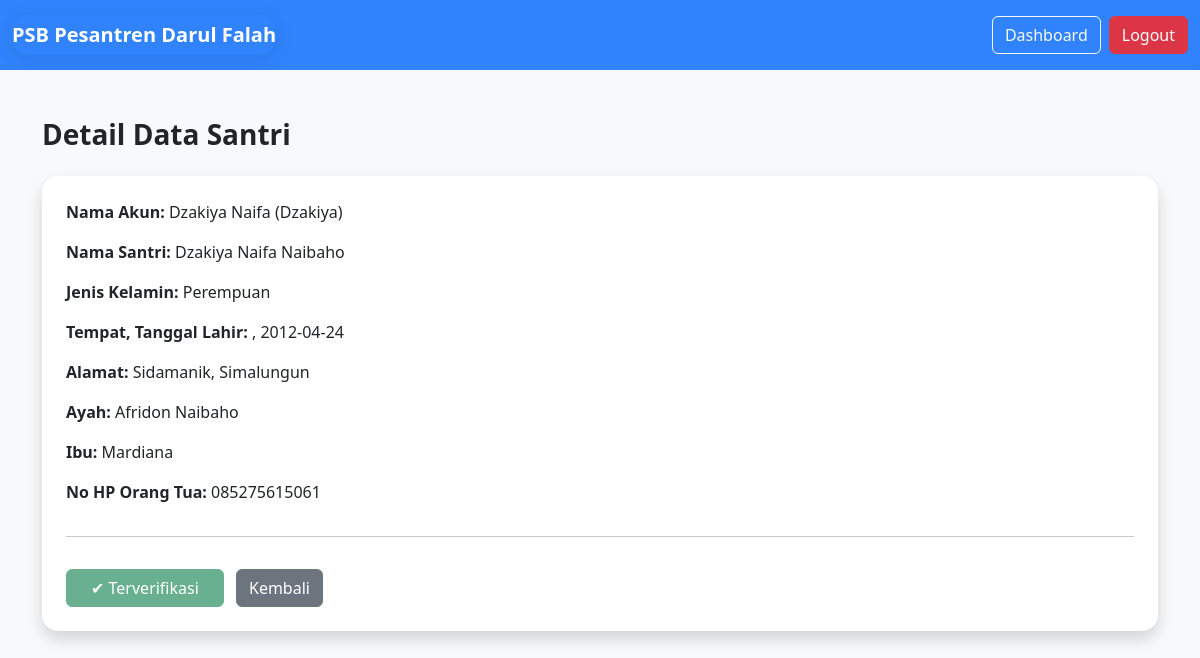
Page /views/admin/santri_detail.php?id=3 (signed in) on the committed database.
### tables this page shows
CREATE TABLE `santri` (
  `id_santri` int(11) NOT NULL AUTO_INCREMENT,
  `id_user` int(11) NOT NULL,
  `nama_santri` varchar(100) DEFAULT NULL,
  `jenis_kelamin` enum('Laki-laki','Perempuan') DEFAULT NULL,
  `tempat_lahir` varchar(100) DEFAULT NULL,
  `tanggal_lahir` date DEFAULT NULL,
  `alamat` text DEFAULT NULL,
  `nama_ayah` varchar(100) DEFAULT NULL,
  `nama_ibu` varchar(100) DEFAULT NULL,
  `no_hp_orang_tua` varchar(20) DEFAULT NULL,
  `created_at` timestamp NOT NULL DEFAULT current_timestamp(),
  `status_verifikasi` enum('pending','verified','rejected') DEFAULT 'pending',
  `bukti_pembayaran` varchar(255) DEFAULT NULL,
  `nilai_ujian` int(11) DEFAULT NULL,
  `status_kelulusan` enum('Lulus','Tidak Lulus','Belum Ujian') DEFAULT 'Belum Ujian',
  PRIMARY KEY (`id_santri`),
  KEY `id_user` (`id_user`),
  CONSTRAINT `santri_ibfk_1` FOREIGN KEY (`id_user`) REFERENCES `users` (`Id_user`)
);

CREATE TABLE `users` (
  `Id_user` int(11) NOT NULL AUTO_INCREMENT,
  `Username` varchar(50) NOT NULL,
  `Password` varchar(255) NOT NULL,
  `Nama_lengkap` varchar(100) NOT NULL,
  `Role` enum('admin','santri') NOT NULL DEFAULT 'santri',
  `created_at` timestamp NOT NULL DEFAULT current_timestamp(),
  PRIMARY KEY (`Id_user`),
  UNIQUE KEY `Username` (`Username`)
);

### views/admin/santri_detail.php (the view, shortened to what this page needs)
<?php
include "../../config/koneksi.php";
$id = $_GET['id'];
$stmt = $koneksi->prepare("
    SELECT s.*, u.nama_lengkap AS nama_user, u.username
    FROM santri s
    JOIN users u ON s.id_user = u.id_user
    WHERE s.id_santri = :id
");
$stmt->execute([
    ':id' => $id
]);
$data = $stmt->fetch();
include "../layouts/header.php";
include "../layouts/navbar.php";
?>
<div class="container py-5">
    <h3 class="fw-semibold mb-4">Detail Data Santri</h3>
    <div class="card shadow border-0 rounded-4 p-4">
        <p><strong>Nama Akun:</strong> <?= $data['nama_user']; ?> (<?= $data['username']; ?>)</p>
        <p><strong>Nama Santri:</strong> <?= $data['nama_santri']; ?></p>
        <p><strong>Jenis Kelamin:</strong> <?= $data['jenis_kelamin']; ?></p>
        <p><strong>Tempat, Tanggal Lahir:</strong> <?= $data['tempat_lahir']; ?>, <?= $data['tanggal_lahir']; ?></p>
        <p><strong>Alamat:</strong> <?= $data['alamat']; ?></p>
        <p><strong>Ayah:</strong> <?= $data['nama_ayah']; ?></p>
        <p><strong>Ibu:</strong> <?= $data['nama_ibu']; ?></p>
        <p><strong>No HP Orang Tua:</strong> <?= $data['no_hp_orang_tua']; ?></p>
        <hr>
        <form action="../../controllers/santri/verifikasi.php" method="POST" class="mt-3">
            <?php if ($data['status_verifikasi'] === 'verified'): ?>
                <button class="btn btn-success px-4" disabled>
                    ✔ Terverifikasi
                </button>
            <?php elseif ($data['status_verifikasi'] === 'rejected'): ?>
                <button class="btn btn-danger px-4" disabled>
                    ✖ Ditolak
                </button>
            <?php endif; ?>
            <a href="dashboard_admin.php" class="btn btn-secondary ms-2">Kembali</a>
        </form>
    </div>
</div>
<?php include "../layouts/footer.php"; ?>

### views/layouts/navbar.php (style rules this page uses)
body { background-color: #f8f9fa; font-family: 'Segoe UI', Tahoma, Geneva, Verdana, sans-serif; }
.navbar-brand, .card { border-radius: 1rem; box-shadow: 0 4px 20px rgba(0, 0, 0, 0.08); }

### rows in the picture
santri: id_user.Nama_lengkap "Dzakiya Naifa", id_user.Username "Dzakiya", nama_santri "Dzakiya Naifa Naibaho", jenis_kelamin "Perempuan", tanggal_lahir "2012-04-24", alamat "Sidamanik, Simalungun", nama_ayah "Afridon Naibaho", nama_ibu "Mardiana", no_hp_orang_tua "085275615061"
